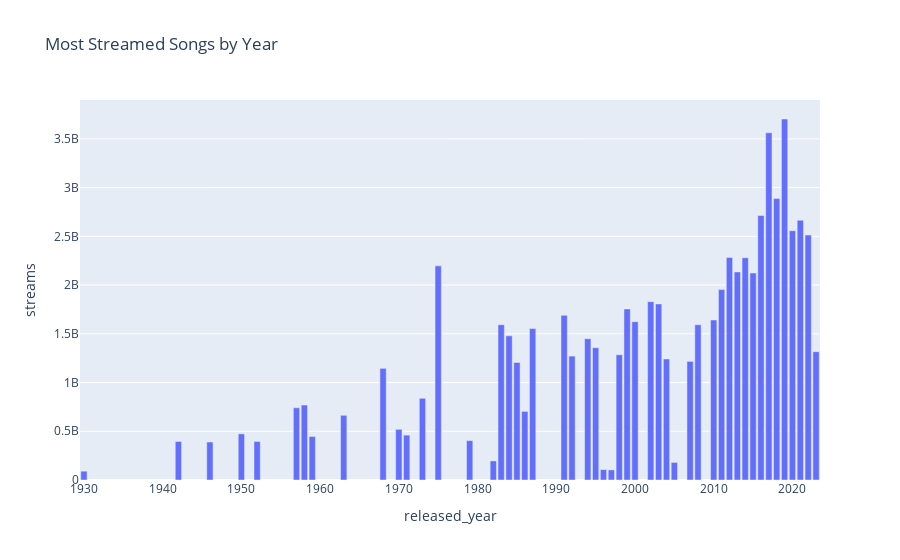

The notebook cell saved with this chart:
### Code cell
most_streamed_song_by_year = all_data.loc[all_data.groupby('released_year')['streams'].idxmax()]

clean_data = most_streamed_song_by_year[['track_name', 'artist(s)_name', 'released_year', 'streams']]
fig = px.bar(clean_data, x='released_year', y='streams', hover_data=['artist(s)_name', 'track_name'], title='Most Streamed Songs by Year')

fig.show()

### Figure 1 — Plotly figure (JSON) as saved in the notebook; plotly's stock layout.template omitted (floating-point values rounded to 4 significant figures)
{"data": [{"alignmentgroup": "True", "customdata": [["Styrx, utku INC, Thezth", "Agudo Mï¿½ï¿½gi"], ["Bing Crosby, John Scott Trotter & His Orchestra, Ken Darby Singers", "White Christmas"], ["Nat King Cole", "The Christmas Song (Merry Christmas To You) - Remastered 1999"], ["Frank Sinatra, B. Swanson Quartet", "Let It Snow! Let It Snow! Let It Snow!"], ["Burl Ives", "A Holly Jolly Christmas - Single Version"], ["Bobby Helms", "Jingle Bell Rock"], ["Brenda Lee", "Rockin' Around The Christmas Tree"], ["Dean Martin", "Let It Snow! Let It Snow! Let It Snow!"], ["Andy Williams", "It's the Most Wonderful Time of the Year"], ["Creedence Clearwater Revival", "Have You Ever Seen The Rain?"], ["Josï¿½ï¿½ Felic", "Feliz Navidad"], ["John Lennon, The Harlem Community Choir, The Plastic Ono Band, Yoko Ono", "Happy Xmas (War Is Over)"], ["Aerosmith", "Dream On"], ["Queen", "Bohemian Rhapsody - Remastered 2011"], ["Paul McCartney", "Wonderful Christmastime - Edited Version / Remastered 2011"], ["Musical Youth", "Pass The Dutchie"], ["The Police", "Every Breath You Take - Remastered 2003"], ["a-ha", "Take On Me"], ["Tears For Fears", "Everybody Wants To Rule The World"], ["Metallica", "Master of Puppets (Remastered)"], ["Guns N' Roses", "Sweet Child O' Mine"], ["Nirvana", "Smells Like Teen Spirit - Remastered 2021"], ["Radiohead", "Creep"], ["Mariah Carey", "All I Want for Christmas Is You"], ["Coolio, L.V.", "Gangsta's Paradise"], ["Ed Sheeran, J Balvin", "Sigue"], ["sped up 8282", "Cupid ï¿½ï¿½ï¿½ Twin Ver. (FIFTY FIFTY) ï¿½ï¿½ï¿½ Spe"], ["The Goo Goo Dolls", "Iris"], ["Chris Molitor", "Yellow"], ["Linkin Park", "In The End"], ["Eminem", "Lose Yourself - Soundtrack Version"], ["The Killers", "Mr. Brightside"], ["Eminem", "Mockingbird"], ["Gwen Stefani, Blake Shelton", "You Make It Feel Like Christmas (feat. Blake Shelton)"], ["Arctic Monkeys", "505"], ["Coldplay", "Viva La Vida"], ["Bruno Mars", "Just The Way You Are"], ["Ray Dalton, Ryan Lewis, Macklemore", "Can't Hold Us (feat. Ray Dalton)"], ["The Neighbourhood", "Sweater Weather"], ["Hozier", "Take Me To Church"], ["Ed Sheeran", "Thinking Out Loud"], ["Justin Bieber", "Love Yourself"], ["Drake, WizKid, Kyla", "One Dance"], ["Ed Sheeran", "Shape of You"], ["Lewis Capaldi", "Someone You Loved"], ["The Weeknd", "Blinding Lights"], ["Glass Animals", "Heat Waves"], ["Justin Bieber, The Kid Laroi", "STAY (with Justin Bieber)"], ["Harry Styles", "As It Was"], ["Miley Cyrus", "Flowers"]], "hovertemplate": "released_year=%{x}<br>streams=%{y}<br>artist(s)_name=%{customdata[0]}<br>track_name=%{customdata[1]}<extra></extra>", "legendgroup": "", "marker": {"color": "#636efa", "pattern": {"shape": ""}}, "name": "", "offsetgroup": "", "orientation": "v", "showlegend": false, "textposition": "auto", "type": "bar", "x": [1930, 1942, 1946, 1950, 1952, 1957, 1958, 1959, 1963, 1968, 1970, 1971, 1973, 1975, 1979, 1982, 1983, 1984, 1985, 1986, 1987, 1991, 1992, 1994, 1995, 1996, 1997, 1998, 1999, 2000, 2002, 2003, 2004, 2005, 2007, 2008, 2010, 2011, 2012, 2013, 2014, 2015, 2016, 2017, 2018, 2019, 2020, 2021, 2022, 2023], "xaxis": "x", "y": [90598517, 395591396, 389771964, 473248298, 395591396, 741301563, 769213520, 446390129, 663832097, 1145727611, 520034544, 460492795, 838586769, 2197010679, 403939487, 195918494, 1593270737, 1479115056, 1205951614, 704171068, 1553497987, 1690192927, 1271293243, 1449779435, 1357608774, 106933107, 103762518, 1284942608, 1755214421, 1624165576, 1829992958, 1806617704, 1241559043, 180577478, 1217120710, 1592909789, 1641426668, 1953533826, 2282771485, 2135158446, 2280566092, 2123309722, 2713922350, 3562543890, 2887241814, 3703895074, 2557975762, 2665343922, 2513188493, 1316855716], "yaxis": "y"}], "layout": {"barmode": "relative", "legend": {"tracegroupgap": 0}, "title": {"text": "Most Streamed Songs by Year"}, "xaxis": {"anchor": "y", "domain": [0, 1], "title": {"text": "released_year"}}, "yaxis": {"anchor": "x", "domain": [0, 1], "title": {"text": "streams"}}}}
